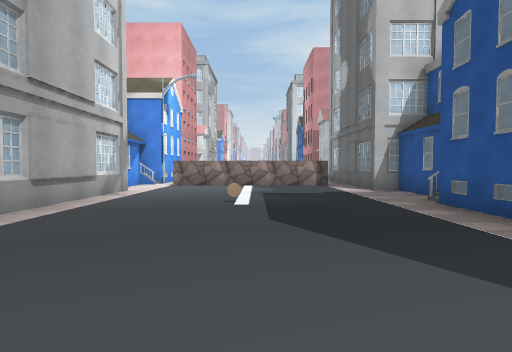
[1] (above)

16 first-person views from a walk through a 3-D level made in the Unity game engine. The camera is 1.3 m above the floor, tilts 2° down and sees 80° across. The floor is counted in squares, 2 m on a side. Each view is taken from the middle of a square. On the plan, view 1 faces up. The plan holds only what a view shows up to about 10 squares ahead; the rest is blank. The place goes on beyond the plan. The player character is not drawn. Some surface patterns are stand-ins.

[2]
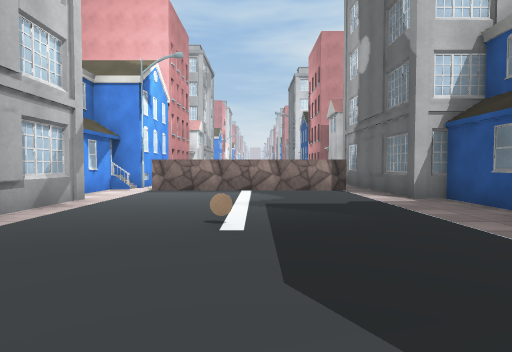

[3]
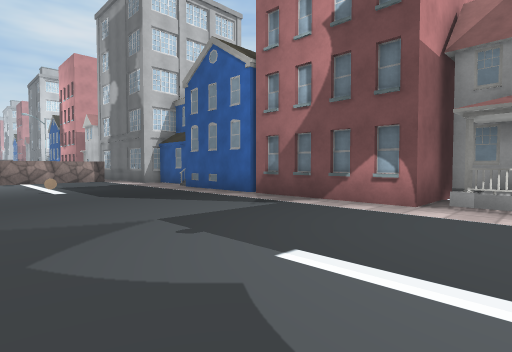

[4]
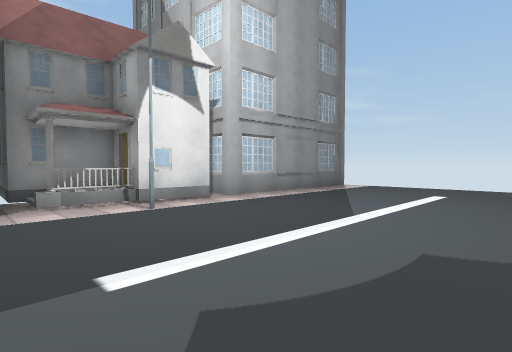

[5]
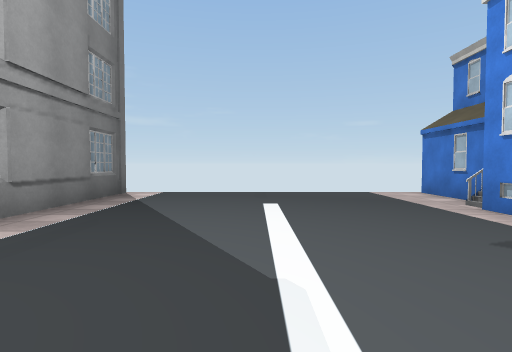

[6]
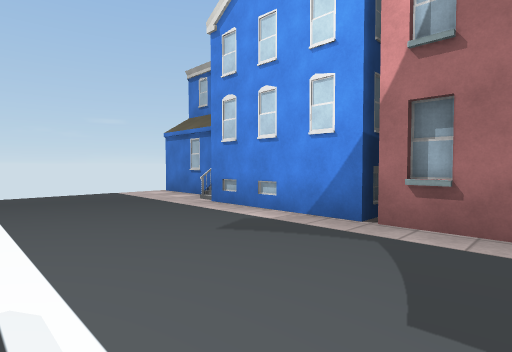

[7]
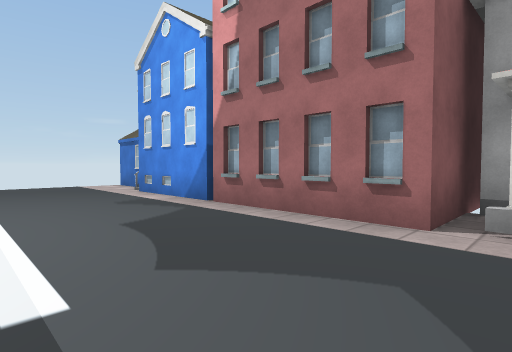

[8]
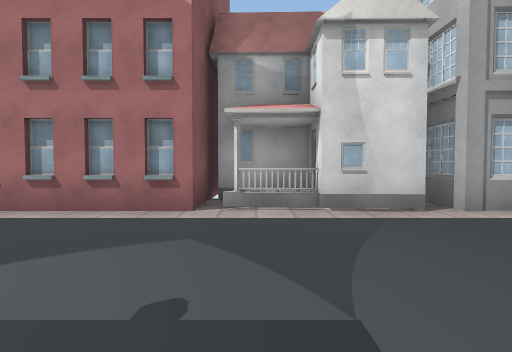

[9]
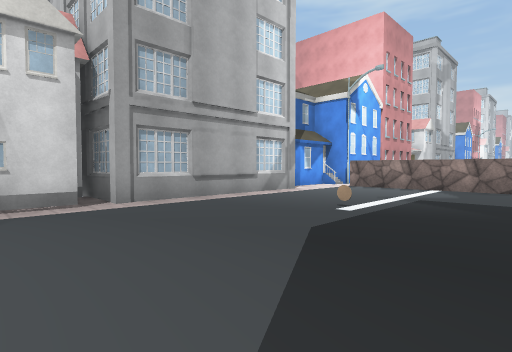

[10]
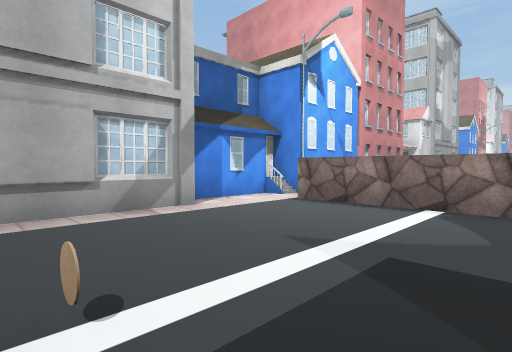

[11]
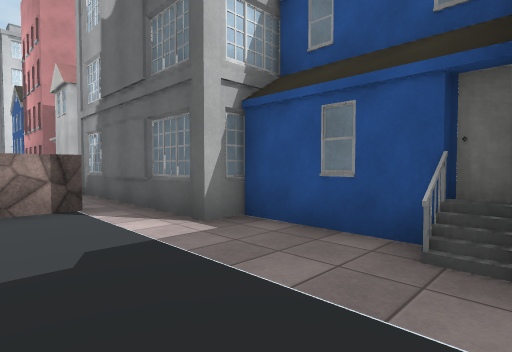

[12]
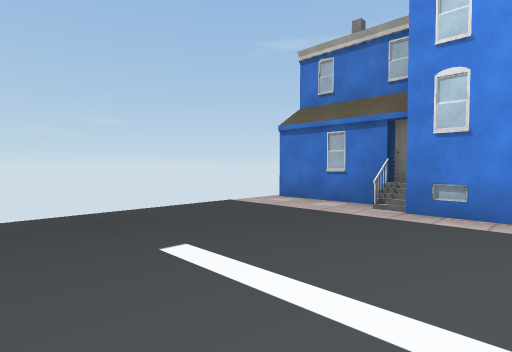

[13]
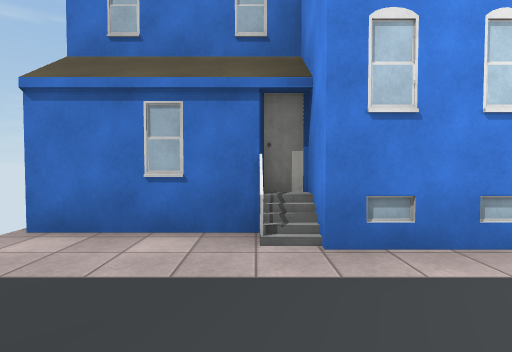

[14]
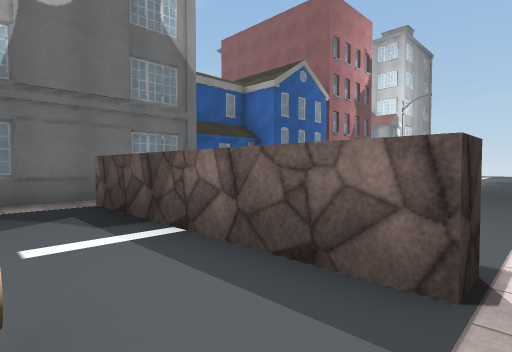

[15]
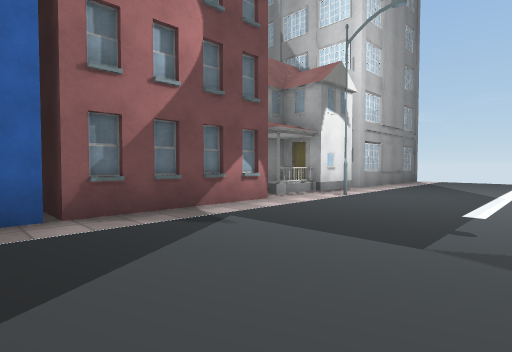

[16]
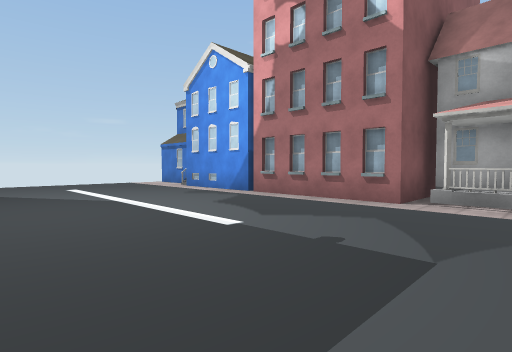

### Floor plan
Key: @ floor where view 1 was taken; # wall or solid block; x gap in a wall; . floor; C coin; B building; S streetlight.
Columns run from 6 left of view 1 to 4 right of it. Each row starts with its distance up from view 1.
 12 BB .C....#
 11  B#S.....#
 10  B#.####x#
  9  B#......#
  8   #......##
  7   #.......#
  6   #.......#
  5   #...C..##
  4   #......#
  3 B##......#
  2   #......#
  1 BB#......#
  0 BBB...@..#
 -1 B##......##
 -2   #......B#
 -3   #.....SB#
 -4   #......##
 -5   #......##
 -6  B#......#
 -7  B#......#
 -8  B#......#
 -9 BB#......#
-10 B #......#

Where each view was taken, in squares from view 1:
view 1: 0 up, 0 right, facing up
view 2: 2 up, 0 right, facing up
view 3: 3 down, 2 left, facing up-right
view 4: 1 down, 2 left, facing down-right
view 5: 3 down, 0 right, facing down
view 6: 3 down, 0 right, facing down-left
view 7: 0 up, 0 right, facing down-left
view 8: 0 up, 1 right, facing left
view 9: 1 up, 2 right, facing up-left
view 10: 5 up, 1 right, facing up-left
view 11: 5 up, 1 right, facing up-right
view 12: 6 down, 1 right, facing down-left
view 13: 8 down, 1 left, facing left
view 14: 12 up, 3 left, facing down-right
view 15: 3 up, 1 left, facing down-right
view 16: 1 up, 2 right, facing down-left
